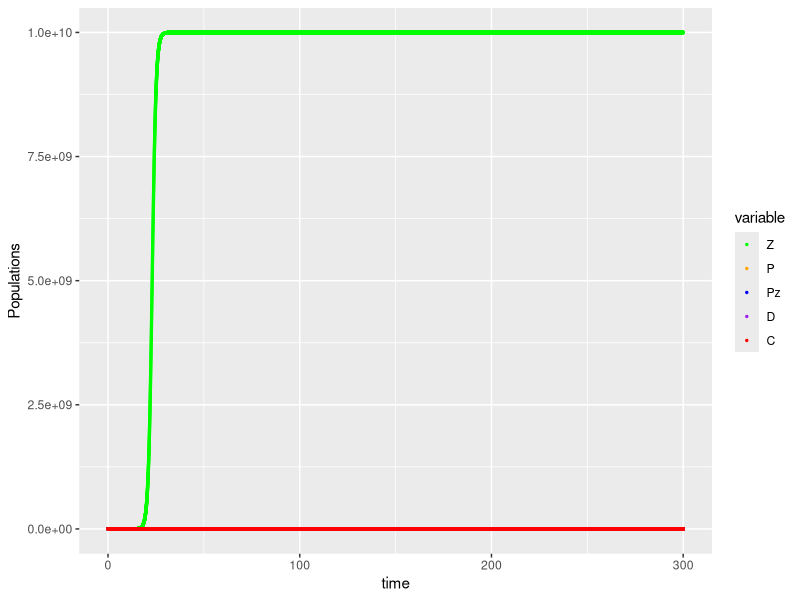
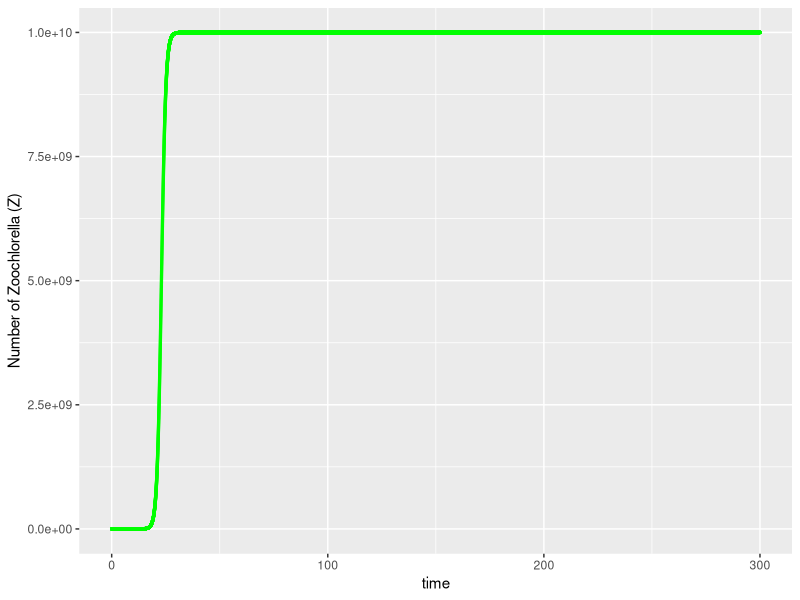
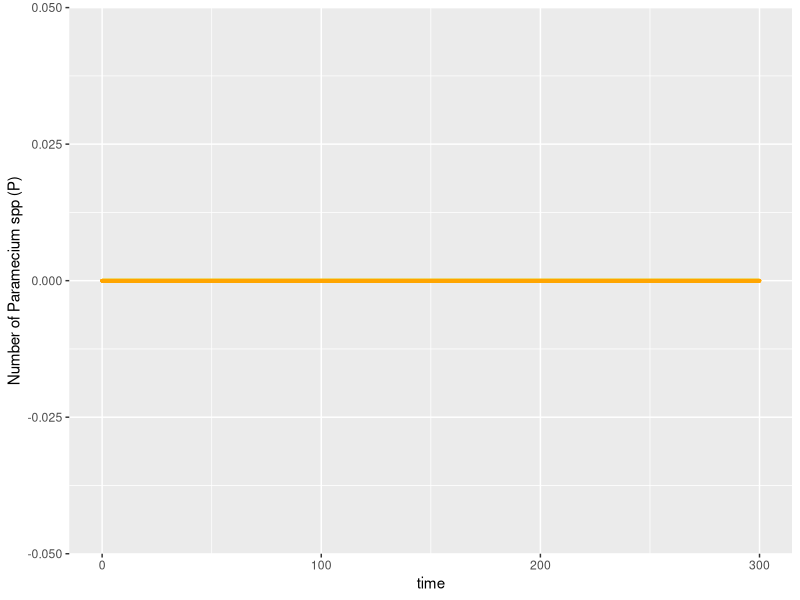
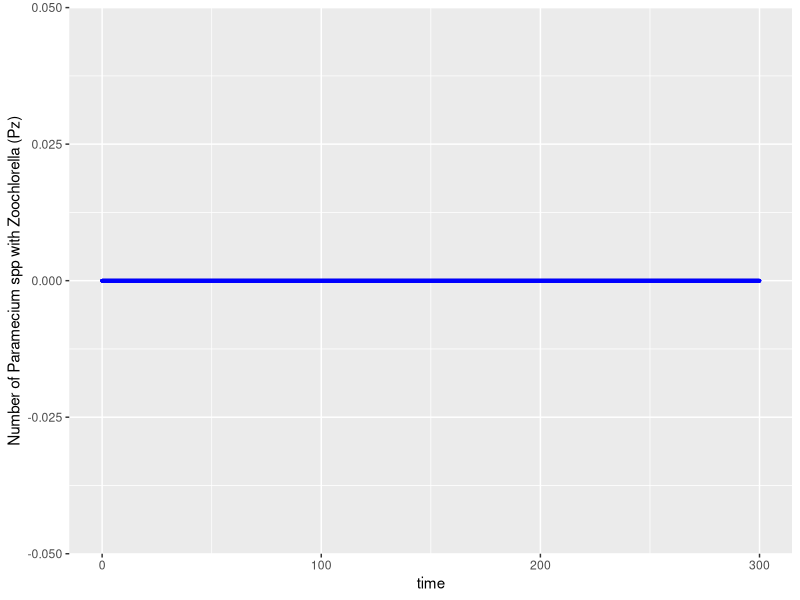
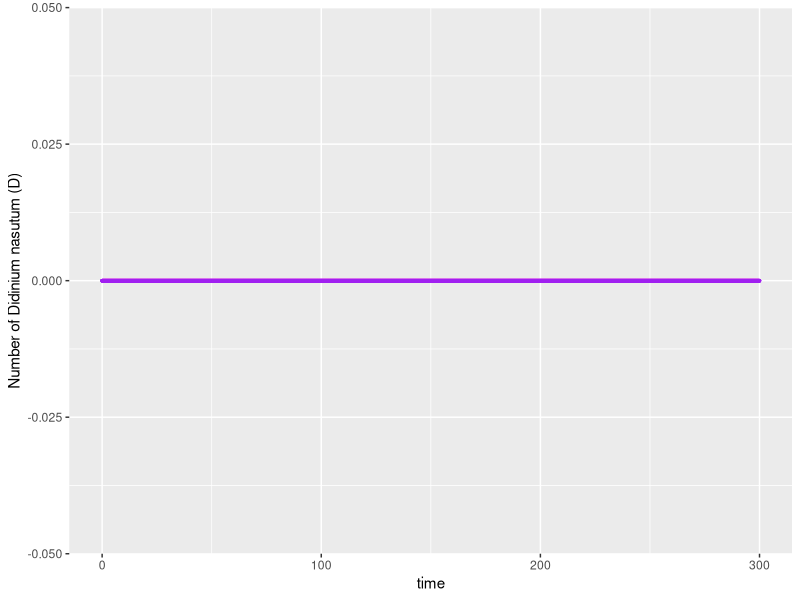
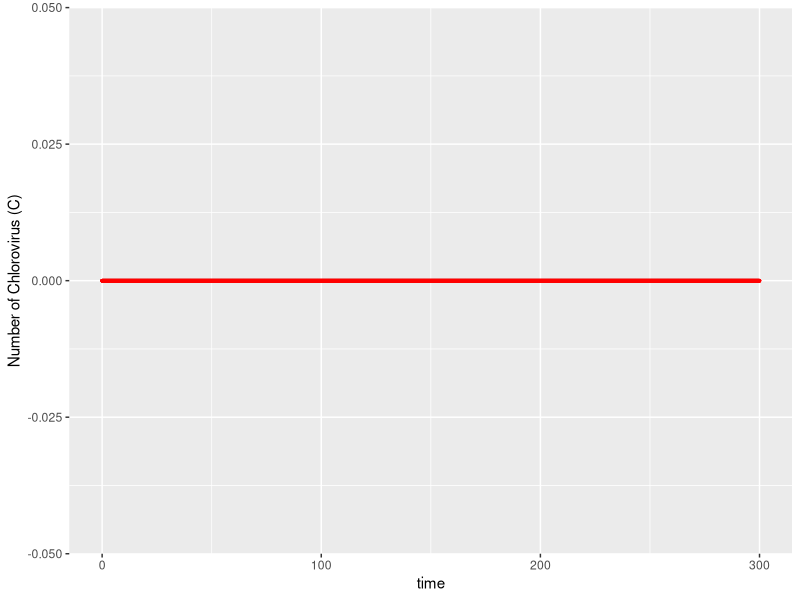
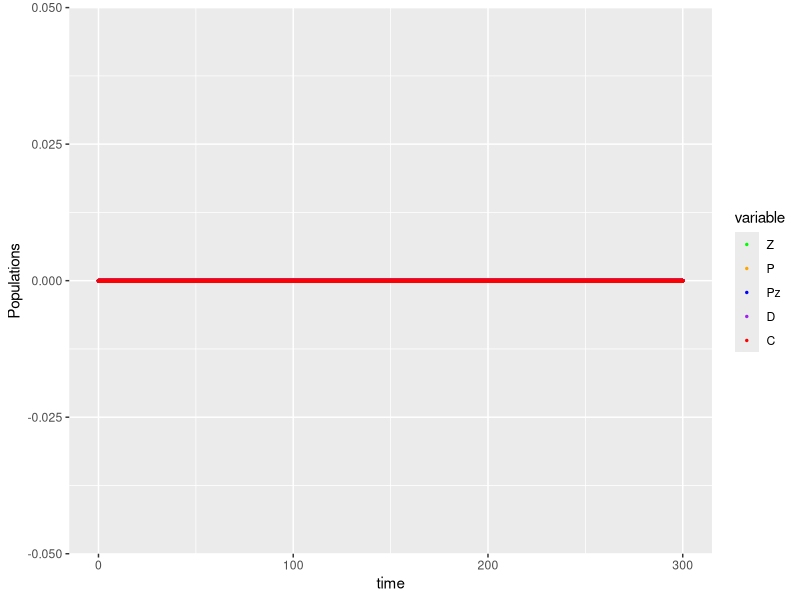
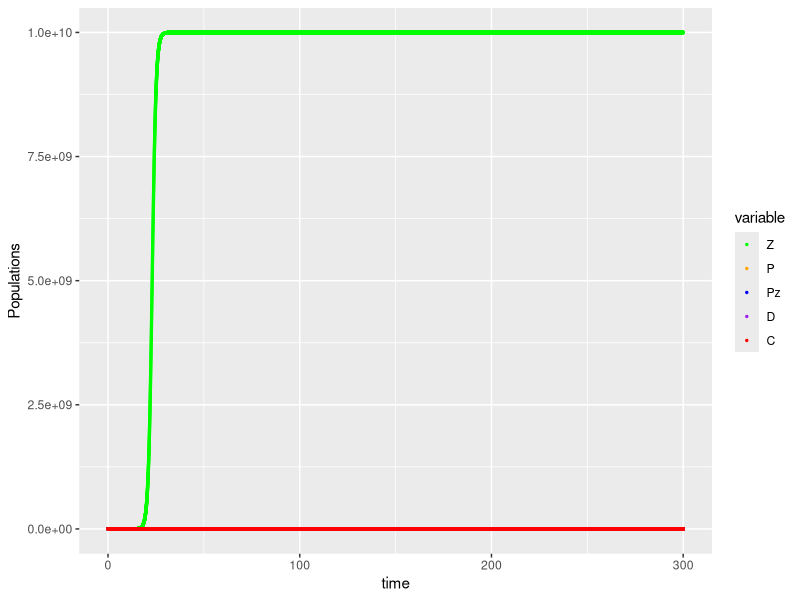

Write the R code that produced these figures, in order.
## ---- chunk 1
knitr::opts_chunk$set(echo = TRUE)
## ---- chunk 2
# libraries
library('deSolve');
library('reshape2');
library('ggplot2');
library('ggthemes');
library('scales');

# time sequence 
time <- seq(from=0, to=300, by=0.01);

# parameters
parameters <- c(r_Z=1, K_z=1e10, alpha=0, g=1, m1=0.75, mu_Pz=1, s=1, i=1, 
                r_P=1, K_P=100, theta=1, m2=0.30, f2=0.70,
                r_Pz=1, K_Pz=100, f1=0.25, 
                delta=1, mu_D=1, 
                k1=1, k2=1, mu_C=1);

# model
model1 <- function(t, state, parameters){
  with( as.list( c(state, parameters) ), {
    
    dZ  <- r_Z*Z*(1-Z/K_z) + (1-alpha)*g*(m1*D + mu_Pz)*Pz - s*Z*P - i*Z*C;
    dP  <- r_P*P*(1-P/K_P) - theta*s*Z*P - (m2+f2)*P*D;
    dPz <- r_Pz*Pz*(1-Pz/K_Pz) + theta*s*Z*P - (m1+f1)*Pz*D;
    dD  <- delta*( (m2+f2)*P + (m1+f1)*Pz )*D - mu_D*D;
    dC  <- k1*i*Z*C + k2*alpha*g*(m1*D + mu_Pz)*Pz*C - mu_C*C;
    
    return( list( c(dZ, dP, dPz, dD, dC) ) );
  })
}

# initial conditions
state <- c(Z=1, P=0, Pz=0, D=0, C=0);

# Numerical solution
res <- ode(y=state, times=time, func=model1, parms=parameters, method='lsoda');
## ---- chunk 3
# Plot
res_df <- as.data.frame(x=res);
res_m <- melt(data=res_df, id.vars='time');
## ---- chunk 4
p <- ggplot(data=res_m, mapping=aes(x=time, y=value, color=variable ) ) + 
  geom_point(size=0.5) + 
  scale_color_manual(breaks=c("Z", "P", "Pz", "D", "C"), values=c("green", "orange", "blue", "purple", "red") ) + 
  labs(y='Populations');
print(p);
## ---- chunk 5
Z_m <- res_m[which(res_m$variable=='Z'), ];
p_Z <- ggplot(data=Z_m, mapping=aes(x=time, y=value) ) + 
  geom_point(size=0.5, col='green') + 
  labs(y='Number of Zoochlorella (Z)');
print(p_Z);
## ---- chunk 6
P_m <- res_m[which(res_m$variable=='P'), ];
p_P <- ggplot(data=P_m, mapping=aes(x=time, y=value) ) + 
  geom_point(size=0.5, col='orange') + 
  labs(y='Number of Paramecium spp (P)');
print(p_P);
## ---- chunk 7
Pz_m <- res_m[which(res_m$variable=='Pz'), ];
p_Pz <- ggplot(data=Pz_m, mapping=aes(x=time, y=value) ) + 
  geom_point(size=0.5, col='blue') + 
  labs(y='Number of Paramecium spp with Zoochlorella (Pz)');
print(p_Pz);
## ---- chunk 8
D_m <- res_m[which(res_m$variable=='D'), ];
p_D <- ggplot(data=D_m, mapping=aes(x=time, y=value) ) + 
  geom_point(size=0.5, col='purple') + 
  labs(y='Number of Didinium nasutum (D)');
print(p_D);
## ---- chunk 9
C_m <- res_m[which(res_m$variable=='C'), ];
p_C <- ggplot(data=C_m, mapping=aes(x=time, y=value) ) + 
  geom_point(size=0.5, col='red') + 
  labs(y='Number of Chlorovirus (C)');
print(p_C);
## ---- chunk 10
# initial conditions
state <- c(Z=0, P=0, Pz=0, D=0, C=0);
## ---- chunk 11
# Numerical solution
res <- ode(y=state, times=time, func=model1, parms=parameters, method='lsoda');

# Plot
res_df <- as.data.frame(x=res);
res_m <- melt(data=res_df, id.vars='time');

p <- ggplot(data=res_m, mapping=aes(x=time, y=value, color=variable ) ) + 
  geom_point(size=0.5) +
  scale_color_manual(breaks=c("Z", "P", "Pz", "D", "C"), values=c("green", "orange", "blue", "purple", "red") ) + 
  labs(y='Populations');
print(p);
## ---- chunk 12
# initial conditions
state <- c(Z=1, P=0, Pz=0, D=0, C=0);
## ---- chunk 13
# Numerical solution
res <- ode(y=state, times=time, func=model1, parms=parameters, method='lsoda');

# Plot
res_df <- as.data.frame(x=res);
res_m <- melt(data=res_df, id.vars='time');

p <- ggplot(data=res_m, mapping=aes(x=time, y=value, color=variable ) ) + 
  geom_point(size=0.5) +
  scale_color_manual(breaks=c("Z", "P", "Pz", "D", "C"), values=c("green", "orange", "blue", "purple", "red") ) + 
  labs(y='Populations');
print(p);
## ---- chunk 14
# initial conditions
state <- c(Z=0, P=1, Pz=0, D=0, C=0);
## ---- chunk 15
# Numerical solution
res <- ode(y=state, times=time, func=model1, parms=parameters, method='lsoda');

# Plot
res_df <- as.data.frame(x=res);
res_m <- melt(data=res_df, id.vars='time');

p <- ggplot(data=res_m, mapping=aes(x=time, y=value, color=variable ) ) + 
  geom_point(size=0.5) +
  scale_color_manual(breaks=c("Z", "P", "Pz", "D", "C"), values=c("green", "orange", "blue", "purple", "red") ) + 
  labs(y='Populations');
print(p);
